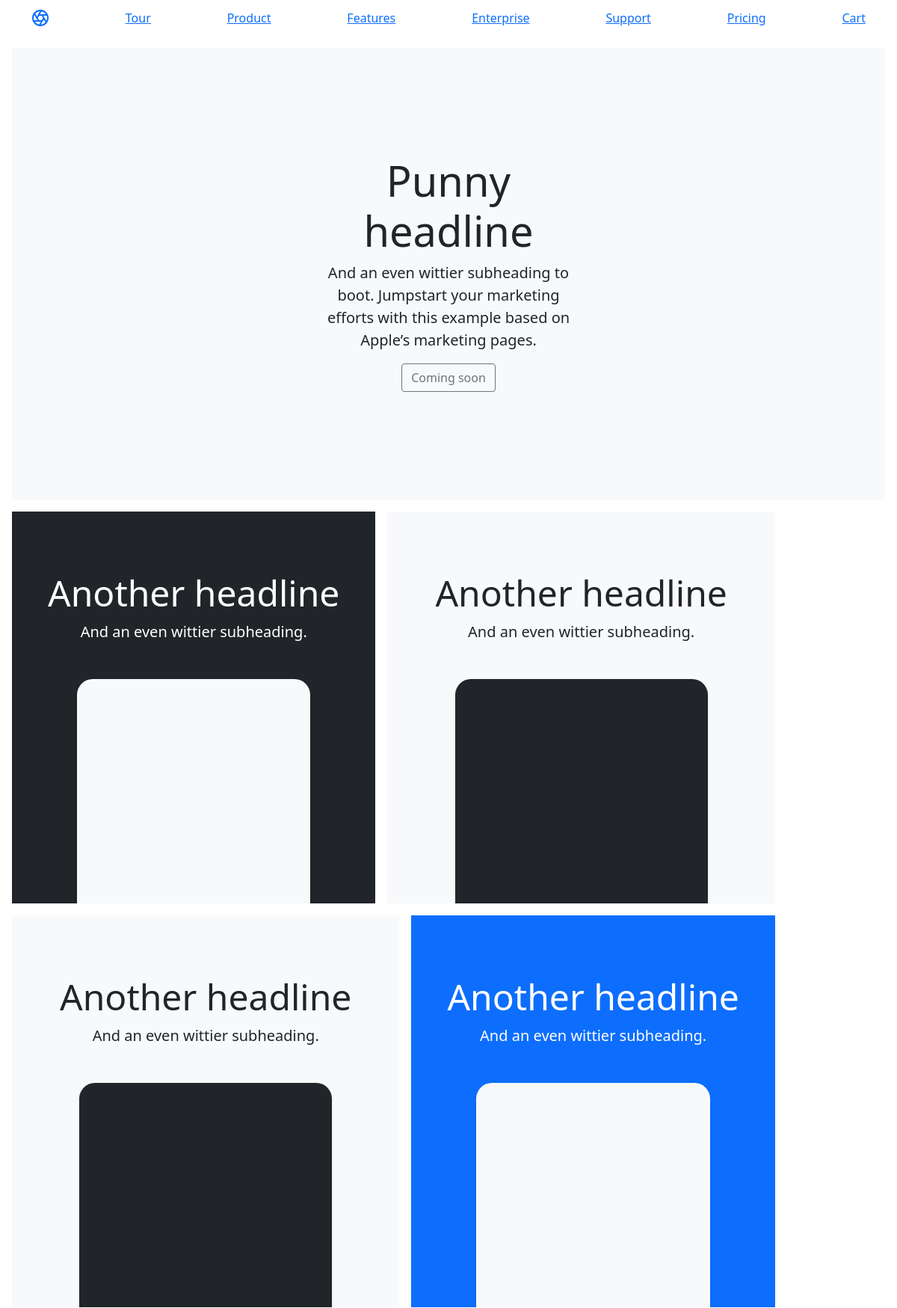
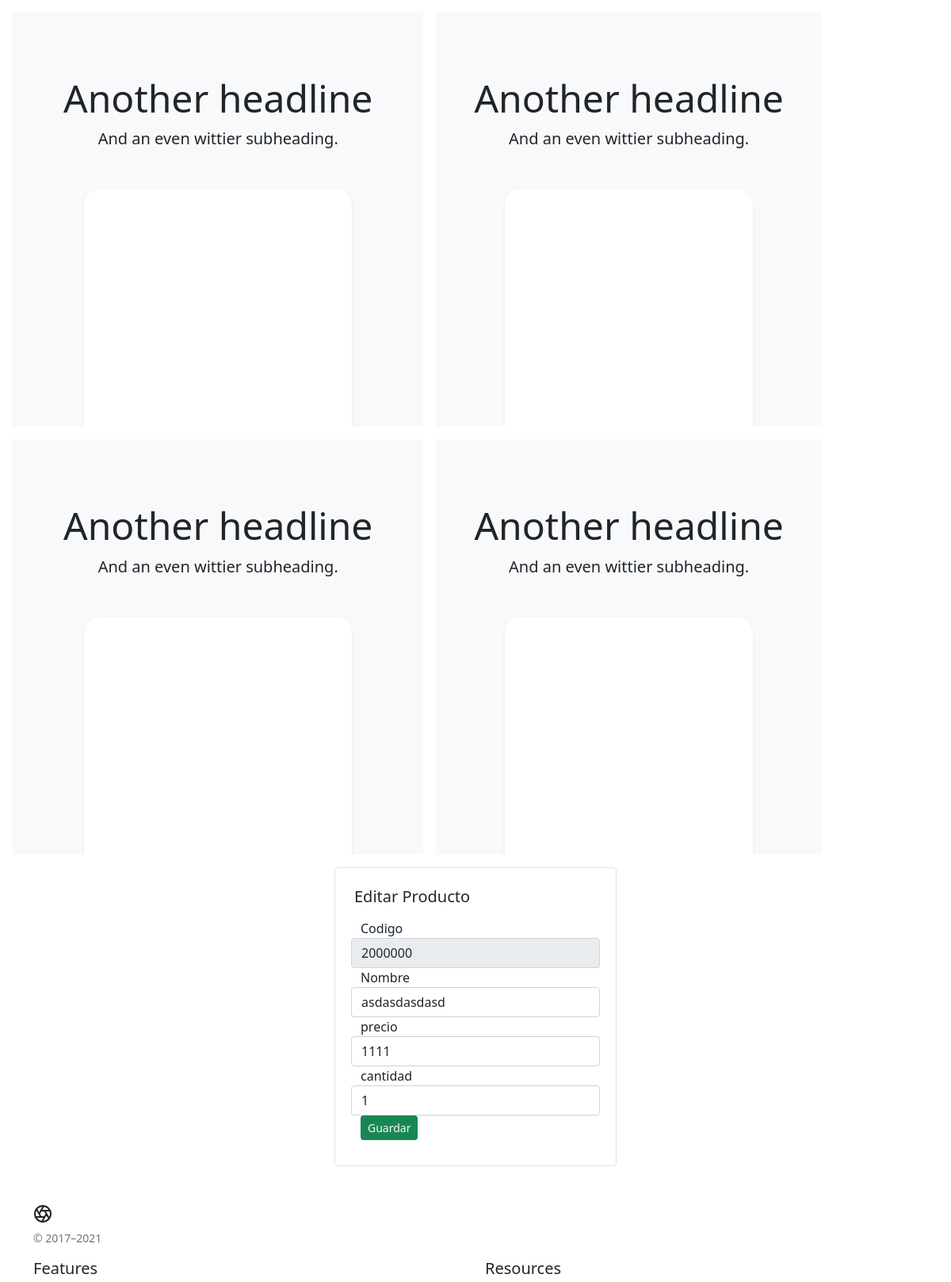
Screenshot of /editar/2000000 (upper part) with the database file from the repository (2 pictures, top to bottom).
### producto/models.py (models this page shows, shortened)
class Producto(models.Model):
    codigo = models.CharField(primary_key= True,max_length =6)
    nombre = models.CharField(max_length =50)
    precio = models.PositiveIntegerField()
    cantidad = models.PositiveIntegerField()

### producto/views.py (the view)
# urls.py: path('editar/<codigo>', views.edicionProducto),
def edicionProducto(request,codigo):
    prod = Producto.objects.get(codigo=codigo)
    if prod:
        return render(request,'editarProducto.html', {'producto': prod})
    else:
        messages.success(request,"No se encontro el producto con codigo %d" , codigo)
        return redirect('/')

### producto/templates/editarProducto.html
{% extends 'base.html' %}
{%block body%}
<div class="row">
    <div class="col-4 offset-md-4">
    <div class=" border rounded p-4">
        <h5 class="">Editar Producto</h5>
        <div class="p-1">
            <form class="p-1" action="/editarproducto/" method="post">{% csrf_token %}
                <div class="form-group row">
                    <label for="codigo">Codigo</label>
                    <input type="number" class="form-control" name="codigo" placeholder="codigo" value="{{ producto.codigo }}" readonly/>
                </div>
                <div class="form-group row">
                    <label for="nombre">Nombre</label>
                    <input type="text" class="form-control" name="nombre" placeholder="nombre" value="{{ producto.nombre }}" />
                </div>
                <div class="form-group row">
                    <label for="precio">precio</label>
                    <input type="number" class="form-control" name="precio" placeholder="precio" value="{{ producto.precio }}" />
                </div>
                <div class="form-group row">
                    <label for="cantidad">cantidad</label>
                    <input type="number" class="form-control" name="cantidad" placeholder="cantidad" value="{{ producto.cantidad }}"/>
                </div>
                <input type="submit" class="btn btn-success btn-sm text-light" value="Guardar" />
            </form>
        </div>
    </div>
</div>
</div>
{%endblock%}

### rows the page displays
Producto: codigo "2000000", nombre "asdasdasdasd", precio "1111", cantidad "1"
